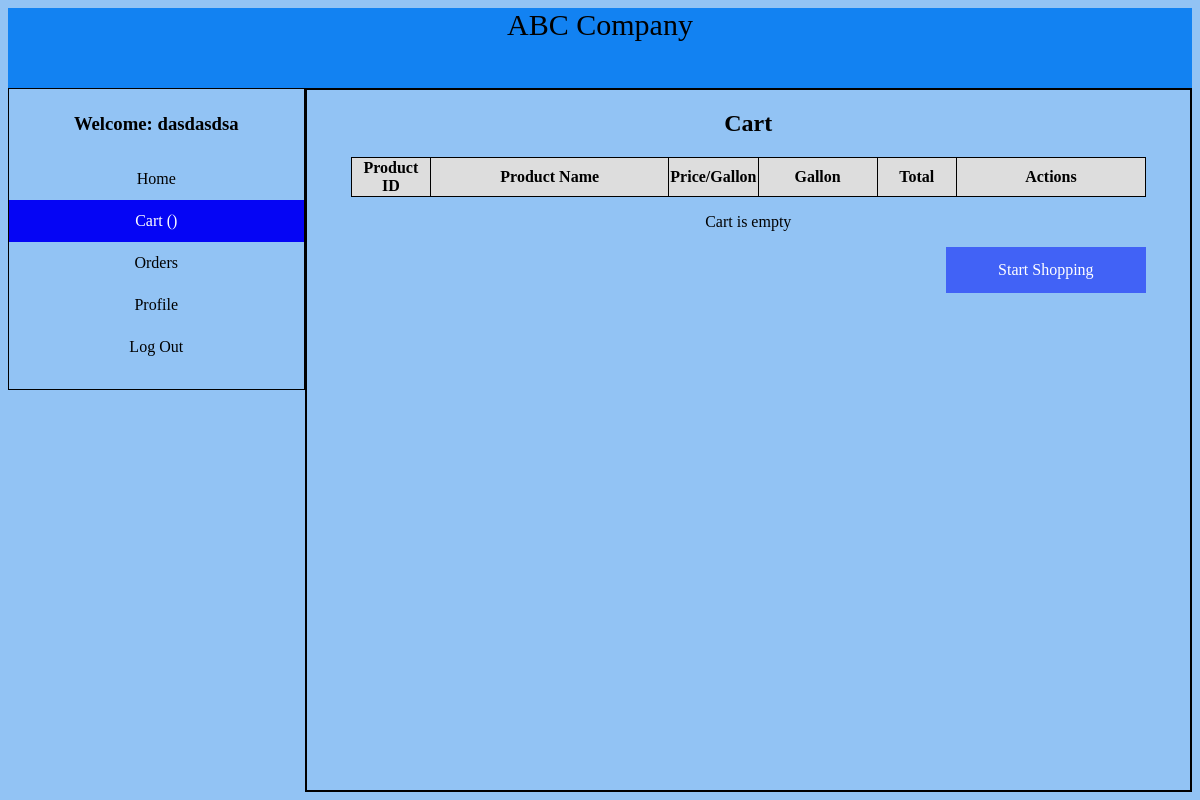
Page /cart.php (signed in) on the earlier database version.
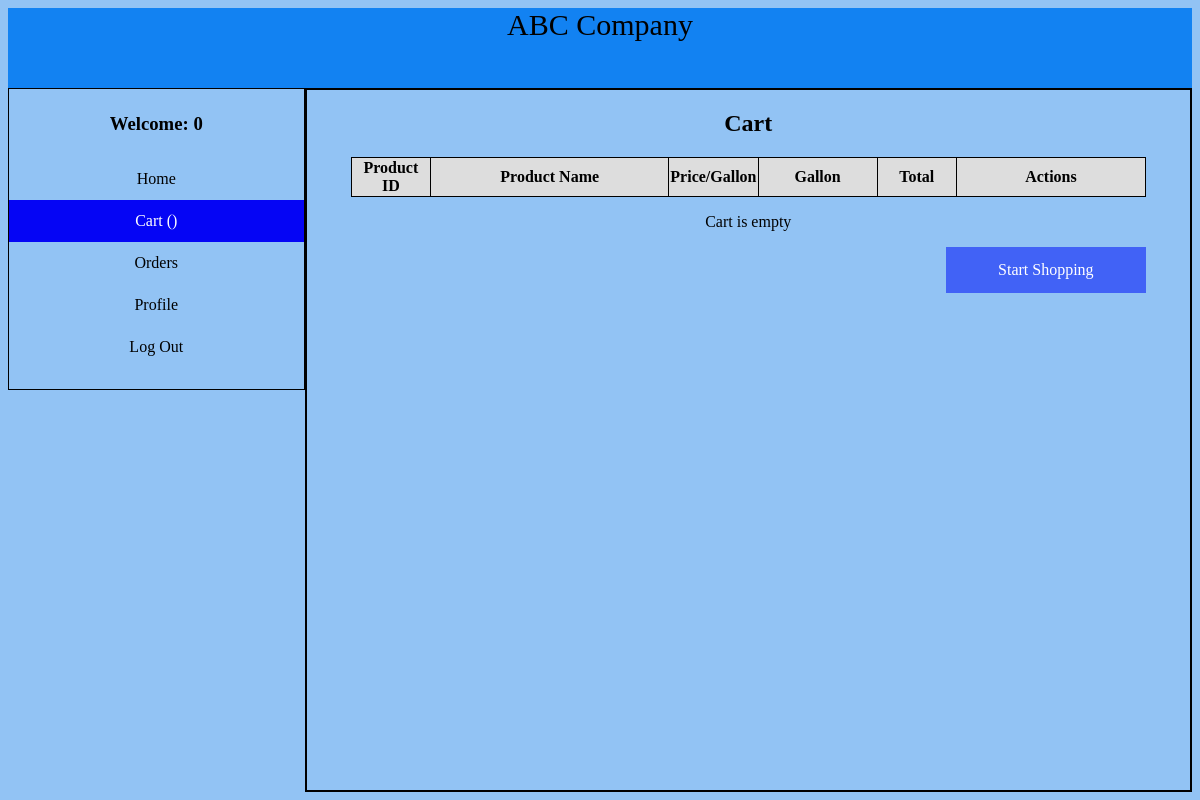
Same page on the later database version.
### tables this page shows
CREATE TABLE `user_profiles` (
  `userid` int(11) NOT NULL,
  `name` text DEFAULT '0',
  `address1` text DEFAULT '0',
  `address2` text DEFAULT '0',
  `city` text DEFAULT '0',
  `state` text DEFAULT '0',
  `zipcode` int(5) DEFAULT 0
);

### cart.php (the view, shortened to what this page needs)
<?php
require 'connect.php';
$name = "#";
try {
    $userid = $_SESSION['userid'];
    $sql = "SELECT * FROM user_profiles WHERE userid LIKE '$userid'";
    $statement = $conn->query($sql);
    $results = $statement->fetchAll(PDO::FETCH_ASSOC);
    if ($results) {
        foreach ($results as $result) {
            $name = $result['name'];
        }
    }
} catch (PDOException $error) {
    return $error;
}
?>
<!DOCTYPE html>
<html>
<head>
    <link rel="stylesheet" href="CSS/dashboard.css">
    <link rel="stylesheet" href="CSS/cart.css">
</head>
<body>
    <header id="company_name">
        ABC Company
    </header>
    <section id="section1">
        <div id="left_box">
            <form style="text-align: left;" action="logout_action.php" method="POST">
                <div style="text-align:center; padding: 5px;"><label for=" name">
                        <h3><b>Welcome:</b>
                    </label><?php echo $name ?></h3>
                </div>
                <div class="vertical-menu">
                    <a href="dashboard.php">Home</a>
                    <a href="cart.php" class="active">Cart (<?php echo $_SESSION['numberOfOrder'] ?>)</a>
                    <a href="orders.php">Orders</a>
                    <a href="profile.php">Profile</a>
                    <a onclick="showConfirm()">Log Out</a>
                </div>
        </div>
        <div id="right_box">
            <h2 style="text-align: center;">Cart</h2>
            <div>
                <table>
                    <tr>
                        <th id="item_id">Product ID</th>
                        <th id="name">Product Name</th>
                        <th id="price">Price/Gallon</th>
                        <th id="quantity">Gallon</th>
                        <th id="total">Total</th>
                        <th>Actions</th>
                    </tr>
                </table>
            </div>
            <div id="list">
                <?php
                if (empty($_SESSION['cart'])) {
                    $html = '<div style="text-align: center"><p>Cart is empty</p></div><ul><li><a href="dashboard.php">Start Shopping</a></li></ul>';
                    echo $html;
                }
                ?>
            </div>
        </div>
    </section>
</body>
</html>

Differences in the rows shown:
changed user_profiles: name "dasdasdsa" → "0"
